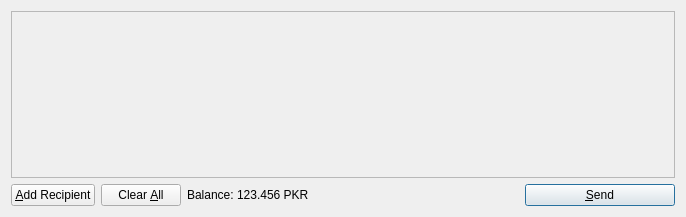
<?xml version="1.0" encoding="UTF-8"?>
<ui version="4.0">
 <class>SendCoinsDialog</class>
 <widget class="QDialog" name="SendCoinsDialog">
  <property name="geometry">
   <rect>
    <x>0</x>
    <y>0</y>
    <width>686</width>
    <height>217</height>
   </rect>
  </property>
  <property name="windowTitle">
   <string>Send Coins</string>
  </property>
  <layout class="QVBoxLayout" name="verticalLayout">
   <item>
    <widget class="QScrollArea" name="scrollArea">
     <property name="widgetResizable">
      <bool>true</bool>
     </property>
     <widget class="QWidget" name="scrollAreaWidgetContents">
      <property name="geometry">
       <rect>
        <x>0</x>
        <y>0</y>
        <width>666</width>
        <height>165</height>
       </rect>
      </property>
      <layout class="QVBoxLayout" name="verticalLayout_2">
       <property name="margin">
        <number>0</number>
       </property>
       <item>
        <layout class="QVBoxLayout" name="entries">
         <property name="spacing">
          <number>6</number>
         </property>
        </layout>
       </item>
       <item>
        <spacer name="verticalSpacer">
         <property name="orientation">
          <enum>Qt::Vertical</enum>
         </property>
         <property name="sizeHint" stdset="0">
          <size>
           <width>20</width>
           <height>40</height>
          </size>
         </property>
        </spacer>
       </item>
      </layout>
     </widget>
    </widget>
   </item>
   <item>
    <layout class="QHBoxLayout" name="horizontalLayout">
     <item>
      <widget class="QPushButton" name="addButton">
       <property name="toolTip">
        <string>Send to multiple recipients at once</string>
       </property>
       <property name="text">
        <string>&amp;Add Recipient</string>
       </property>
       <property name="icon">
        <iconset resource="../bitcoin.qrc">
         <normaloff>:/icons/add</normaloff>:/icons/add</iconset>
       </property>
       <property name="autoDefault">
        <bool>false</bool>
       </property>
      </widget>
     </item>
     <item>
      <widget class="QPushButton" name="clearButton">
       <property name="sizePolicy">
        <sizepolicy hsizetype="Minimum" vsizetype="Fixed">
         <horstretch>0</horstretch>
         <verstretch>0</verstretch>
        </sizepolicy>
       </property>
       <property name="toolTip">
        <string>Remove all transaction fields</string>
       </property>
       <property name="text">
        <string>Clear &amp;All</string>
       </property>
       <property name="icon">
        <iconset resource="../bitcoin.qrc">
         <normaloff>:/icons/remove</normaloff>:/icons/remove</iconset>
       </property>
       <property name="autoRepeatDelay">
        <number>300</number>
       </property>
       <property name="autoDefault">
        <bool>false</bool>
       </property>
      </widget>
     </item>
     <item>
      <layout class="QHBoxLayout" name="horizontalLayout_2">
       <property name="spacing">
        <number>3</number>
       </property>
       <item>
        <widget class="QLabel" name="label">
         <property name="text">
          <string>Balance:</string>
         </property>
        </widget>
       </item>
       <item>
        <widget class="QLabel" name="labelBalance">
         <property name="cursor">
          <cursorShape>IBeamCursor</cursorShape>
         </property>
         <property name="text">
          <string>123.456 PKR</string>
         </property>
         <property name="textInteractionFlags">
          <set>Qt::LinksAccessibleByMouse|Qt::TextSelectableByKeyboard|Qt::TextSelectableByMouse</set>
         </property>
        </widget>
       </item>
      </layout>
     </item>
     <item>
      <spacer name="horizontalSpacer">
       <property name="orientation">
        <enum>Qt::Horizontal</enum>
       </property>
       <property name="sizeHint" stdset="0">
        <size>
         <width>40</width>
         <height>20</height>
        </size>
       </property>
      </spacer>
     </item>
     <item>
      <widget class="QPushButton" name="sendButton">
       <property name="minimumSize">
        <size>
         <width>150</width>
         <height>0</height>
        </size>
       </property>
       <property name="toolTip">
        <string>Confirm the send action</string>
       </property>
       <property name="text">
        <string>&amp;Send</string>
       </property>
       <property name="icon">
        <iconset resource="../bitcoin.qrc">
         <normaloff>:/icons/send</normaloff>:/icons/send</iconset>
       </property>
       <property name="default">
        <bool>true</bool>
       </property>
      </widget>
     </item>
    </layout>
   </item>
  </layout>
 </widget>
 <resources>
  <include location="../bitcoin.qrc"/>
 </resources>
 <connections/>
</ui>
